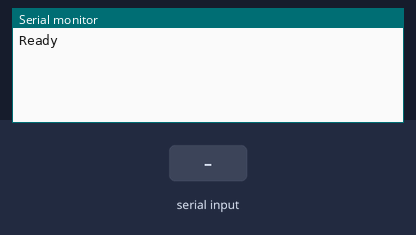
A sketch run on a simulated Arduino Uno, built with avr-gcc and run on an emulated ATmega328P. On the bench: the last lines printed to the serial monitor. The test bench sets the inputs (shaded band).

Above: at 1.2 s.
1.3 s: "1" received over the second serial link
At 1.9 s:
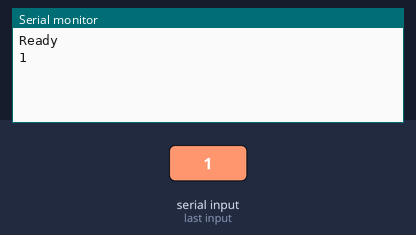
2.8 s: "0" received over the second serial link
At 4.2 s:
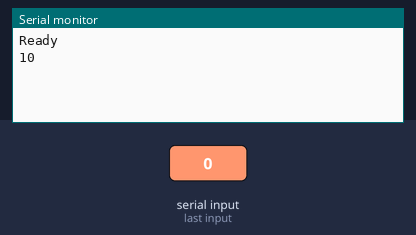

Measured:
- after the input at 1.3 s, the serial monitor: prints a new line at once (image 1)
- after the input at 2.8 s, the serial monitor: prints a new line at once (image 2)

The sketch:

wifi_test.ino
```cpp
#include <SoftwareSerial.h>
SoftwareSerial ESPserial(10, 11); // RX | TX

void setup()
{
    Serial.begin(9600);
    ESPserial.begin(9600);
    Serial.println("Ready");
    Serial.println("");
}

void loop()
{
    if (ESPserial.available()) { Serial.write(ESPserial.read()); }
    if (Serial.available()) { ESPserial.write(Serial.read()); }
}
```
